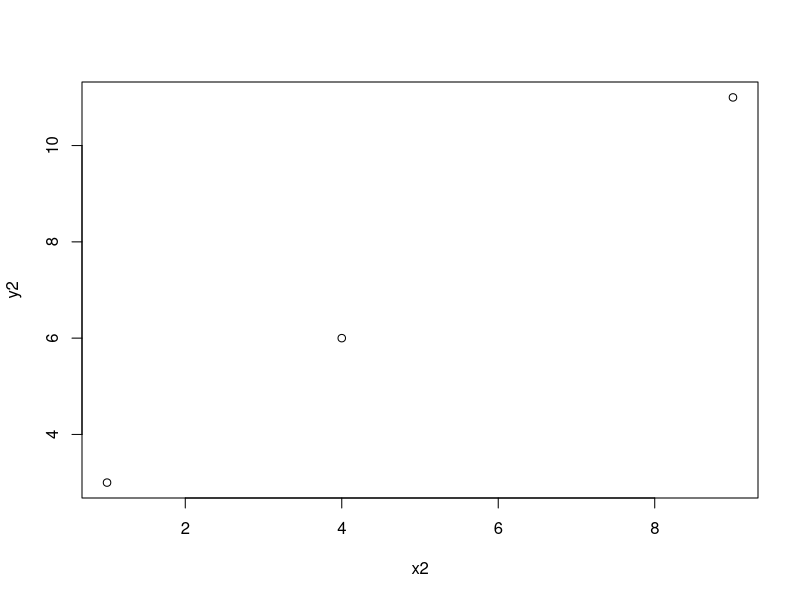
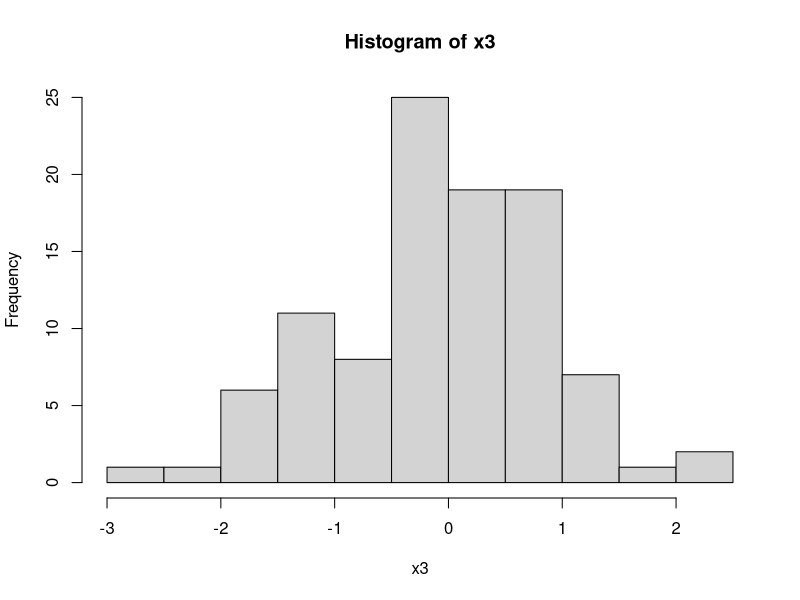
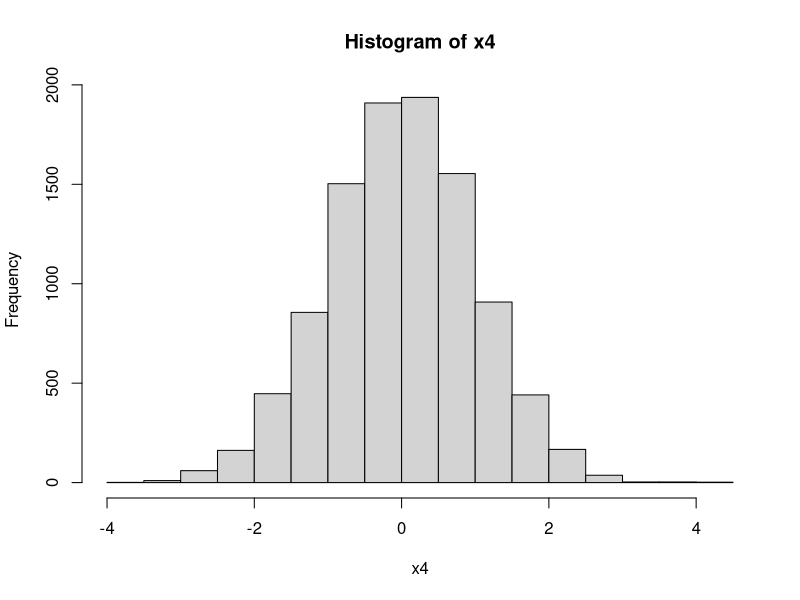
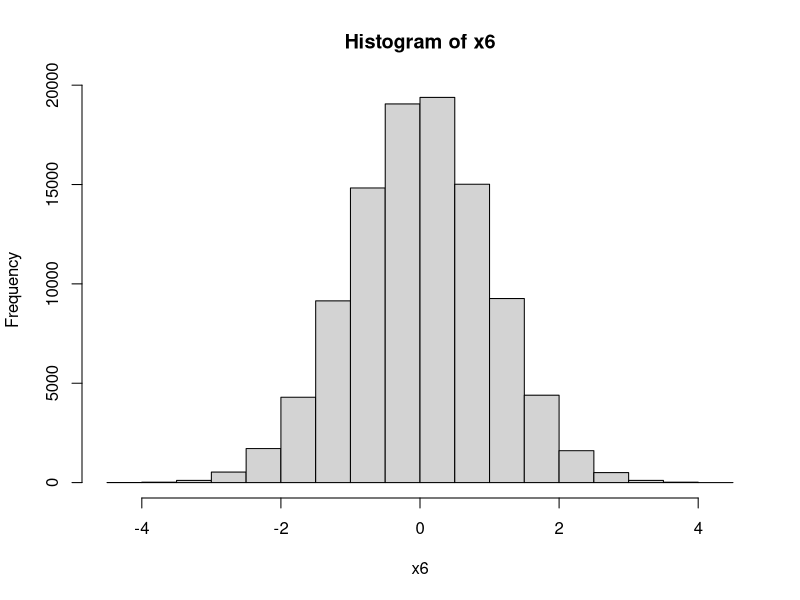

R code for these plots, in order:
# lec1_3.r 
# Basic operations
  
  x2<-c(1,4,9)
  sqrt(x2)
  min(x2)
  max(x2)
  mean(x2)
  
  y2=2+x2
  
  plot(x2, y2)
  
  # functions
  
  log10(10)
  log(10)
  exp(10)
  
  sin(pi/2)
  
  # list 
  ls()
  
  # remove object
  rm(x1)
  
  # change to lower or upper case for variable (name)
  
  c1 <- "MiXeD cAsE 123"
  tolower(c1)
  toupper(c1)
  
  # generating data from distributions
  # 100 values from normal distribution with mean=0, sd=1
  x3<-rnorm(100)
  # head(x3)
  mean(x3)
  sd(x3)
  min(x3)
  max(x3)
  
  hist(x3)
  
  # 10000 values from normal distribution with mean=0, sd=1
  x4<-rnorm(10000)
  mean(x4)
  sd(x4)
  
  hist(x4)
  
  x6<-rnorm(100,0,5)
  
  x6<-rnorm(100000)
  mean(x6)
  sd(x6)
  
  hist(x6)
  
  x7<-rnorm(100000)
  mean(x7)
  sd(x7)
  